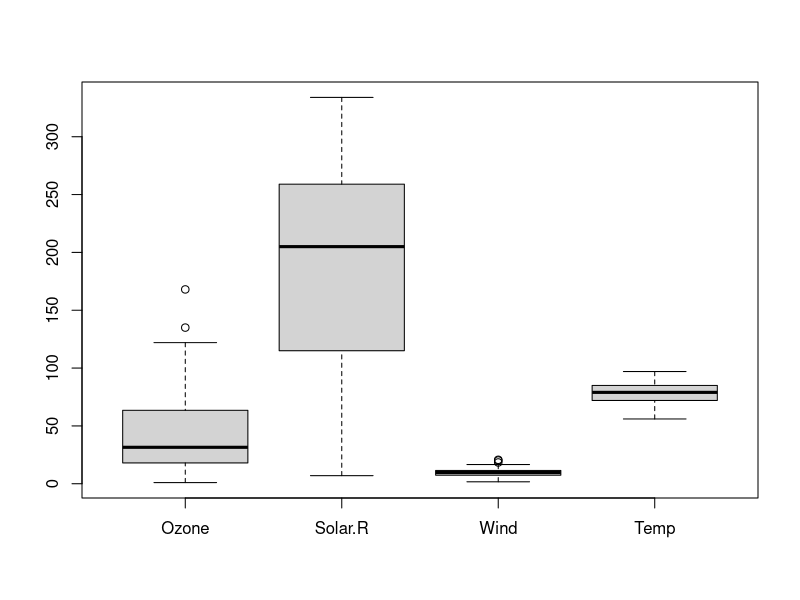
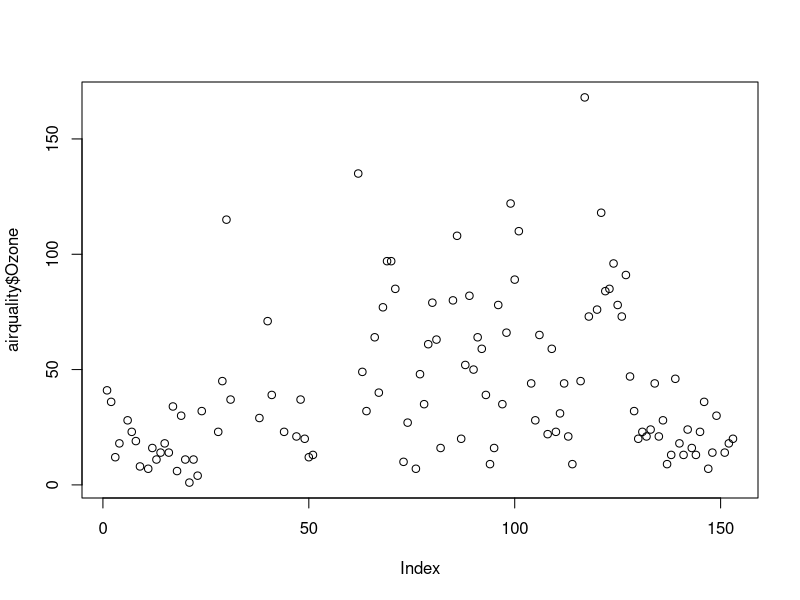
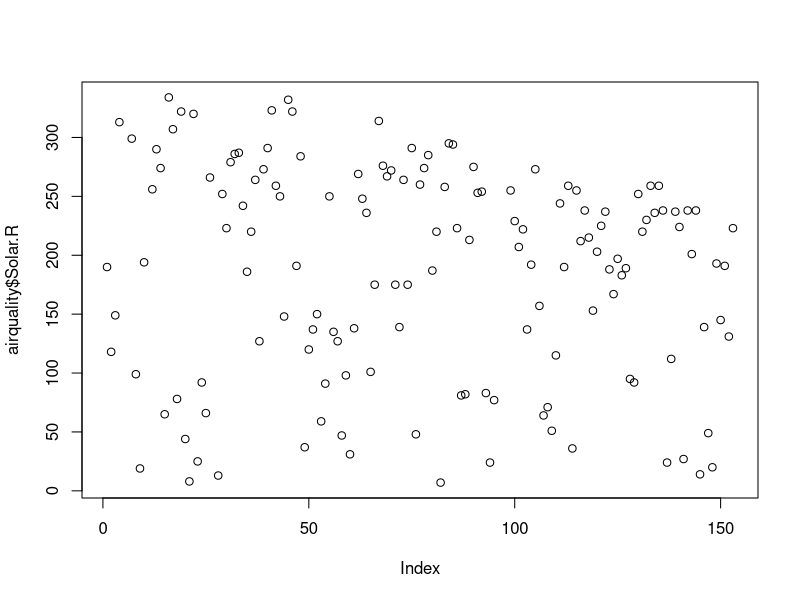
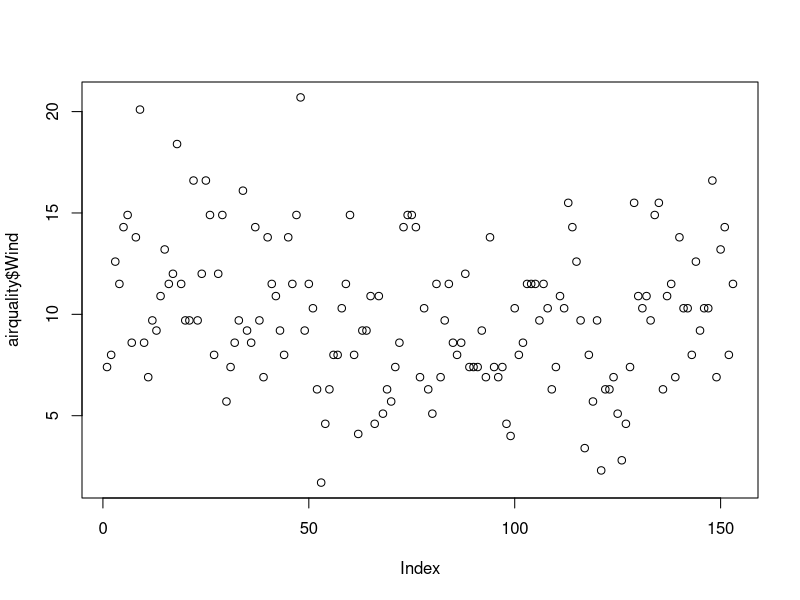
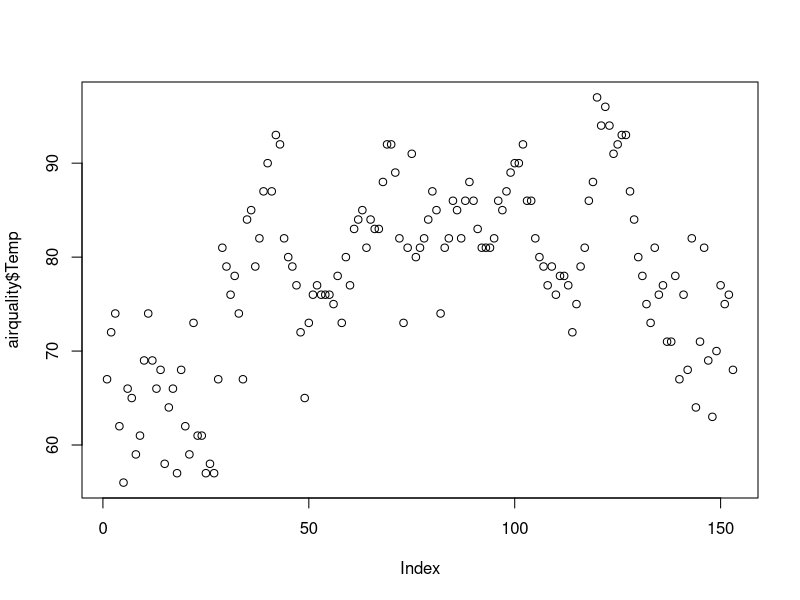

Write R code to recreate these figures, in order.
data("airquality")
# print(airquality)

print("Dataset: airquality")
print("Descrição: medições da quantidade de ozônio, radiação solar, vento e temperatura em Nova York, no período compreendido entre 01/05/1970 a 30/09/1970")
print("Medidas:")
print("Ozônio -> partes por bilhão (ppb)")
print("Radiação solar -> Langleys (lang)")
print("Velocidade do vento -> milhas por hora (mph)")
print("Temperatura -> graus farenheint (°F)")

# mean() function
print("--------------------")
print("Médias:")
# print(mean(na.omit(airquality)))
print("Média de Ozônio:")
print(mean(na.omit(airquality$Ozone)))
print("Média de Radiação Solar:")
print(mean(na.omit(airquality$Solar.R)))
print("Média de Velocidade do Vento:")
print(mean(na.omit(airquality$Wind)))
print("Média de Temperatura):")
print(mean(na.omit(airquality$Temp)))

# median() function
print("--------------------")
print("Medianas:")
# print(median(na.omit(airquality)))
print("Mediana de Ozônio:")
print(median(sort(airquality$Ozone)))
print("Mediana de Radiação solar:")
print(median(sort(airquality$Solar.R)))
print("Mediana de Velocidade do Vento:")
print(median(sort(airquality$Wind)))
print("Mediana de Temperatura:")
print(median(sort(airquality$Temp)))

# sd() function
print("--------------------")
print("Desvios Padrão:")
print("Desvio Padrão de Ozônio:")
print(sd(airquality$Ozone,na.rm=TRUE))
print("Desvio Padrão de Radiação Solar:")
print(sd(airquality$Solar.R,na.rm=TRUE))
print("Desvio Padrão de Velocidade do Vento:")
print(sd(airquality$Wind,na.rm=TRUE))
print("Desvio Padrão de Temperatura:")
print(sd(airquality$Temp,na.rm=TRUE))

# var() function
print("--------------------")
print("Variações:")
print("Variação de Ozônio:")
print(var(airquality$Ozone,na.rm=TRUE))
print("Variação de Radiação Solar:")
print(var(airquality$Solar.R,na.rm=TRUE))
print("Variação de Velocidade do Vento:")
print(var(airquality$Wind,na.rm=TRUE))
print("Variação de Temperatura:")
print(var(airquality$Temp,na.rm=TRUE))

# max() function
print("--------------------")
print("Máximos:")
print("Máximo de Ozônio:")
print(max(airquality$Ozone,na.rm=TRUE))
print("Máximo de Radiação Solar:")
print(max(airquality$Solar.R,na.rm=TRUE))
print("Máximo de Velocidade do Vento:")
print(max(airquality$Wind,na.rm=TRUE))
print("Máximo de Temperatura:")
print(max(airquality$Temp,na.rm=TRUE))

# min() function
print("--------------------")
print("Mínimos:")
print("Mínimo de Ozônio:")
print(min(airquality$Ozone,na.rm=TRUE))
print("Mínimo de Radiação Solar:")
print(min(airquality$Solar.R,na.rm=TRUE))
print("Mínimo de Velocidade do Vento:")
print(min(airquality$Wind,na.rm=TRUE))
print("Mínimo de Temperatura:")
print(min(airquality$Temp,na.rm=TRUE))

# range() function
print("--------------------")
print("Intervalos:")
print("Intervalo de Ozônio:")
ozone_range <- range(airquality$Ozone,na.rm=TRUE)
print(paste(ozone_range[1],"->",ozone_range[2]))
print("Intervalo de Radiação Solar:")
solar_range <- range(airquality$Solar.R,na.rm=TRUE)
print(paste(solar_range[1],"->",solar_range[2]))
print("Intervalo de Velocidade do Vento:")
wind_range <- range(airquality$Wind,na.rm=TRUE)
print(paste(wind_range[1],"->",wind_range[2]))
print("Intervalo de Temperatura:")
temp_range <- range(airquality$Temp,na.rm=TRUE)
print(paste(temp_range[1],"->",temp_range[2]))

# diff(range()) function
print("--------------------")
print("Diferenças:")
print("Diferença de Ozônio:")
print(diff(range(airquality$Ozone,na.rm=TRUE)))
print("Diferença de Radiação Solar:")
print(diff(range(airquality$Solar.R,na.rm=TRUE)))
print("Diferença de Velocidade do Vento:")
print(diff(range(airquality$Wind,na.rm=TRUE)))
print("Diferença de Temperatura:")
print(diff(range(airquality$Temp,na.rm=TRUE)))

# quantile() function
print("--------------------")
print("Quantis:")
print("Quantil de Ozônio:")
print(quantile(airquality$Ozone,na.rm=TRUE))
print("Quantil de Radiação Solar:")
print(quantile(airquality$Solar.R,na.rm=TRUE))
print("Quantil de Velocidade do Vento:")
print(quantile(airquality$Wind,na.rm=TRUE))
print("Quantil de Temperatura:")
print(quantile(airquality$Temp,na.rm=TRUE))

# boxplot() function
print("--------------------")
print("Boxplot:")
result <- boxplot(airquality[-airquality$Month])
print(paste(result$names[1],result$names[2],result$names[3],result$names[4]))
print(result$stats)
print("Vá para Rplots.pdf")

# summary() function
print("--------------------")
print("Resumo:")
print(summary(airquality))

# plot() function
print("--------------------")
print("Plot:")
ozone_plot <- plot(airquality$Ozone)
solar_plot <- plot(airquality$Solar.R)
wind_plot <- plot(airquality$Wind)
temp_plot <- plot(airquality$Temp)
print("Vá para Rplots.pdf")